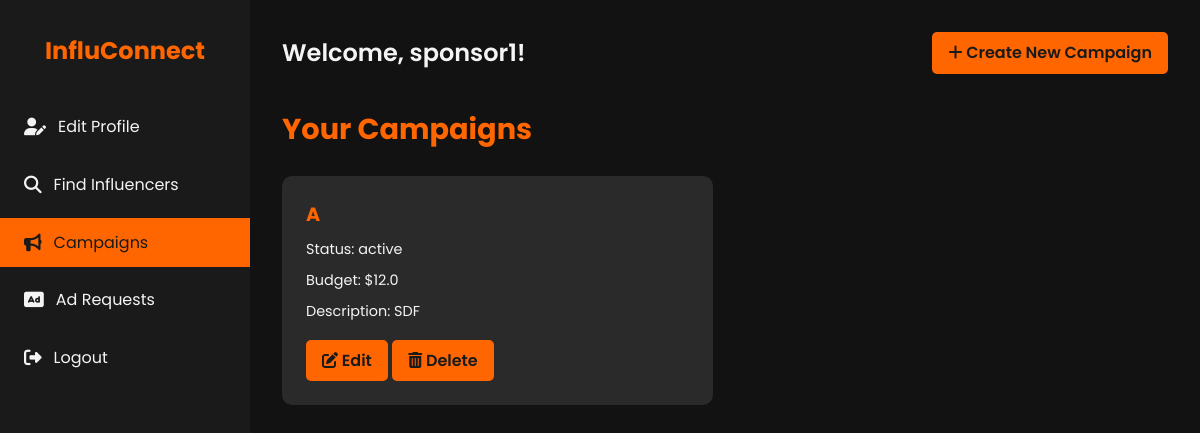
The page /sponsor (signed in) on the database its author committed.
### models.py (models this page shows, shortened)
class User(db.Model, UserMixin):
    id = db.Column(db.Integer, primary_key=True)
    username = db.Column(db.String(80), unique=True, nullable=False)
    password = db.Column(db.String(200), nullable=False)
    email = db.Column(db.String(120), unique=True, nullable=False)
    role = db.Column(db.String(50), nullable=False)  # admin, sponsor, influencer
    is_active = db.Column(db.Boolean, default=True)
    sponsor = db.relationship('Sponsor', back_populates='user', uselist=False)
    influencer = db.relationship('Influencer', back_populates='user', uselist=False)

class Campaign(db.Model):
    id = db.Column(db.Integer, primary_key=True)
    sponsor_id = db.Column(db.Integer, db.ForeignKey('sponsor.id', ondelete='SET NULL'), nullable=True)
    title = db.Column(db.String(120), nullable=False)
    company_name= db.Column(db.String(120), nullable=False)
    description = db.Column(db.Text)
    budget = db.Column(db.Float)
    category = db.Column(db.String(120))
    status = db.Column(db.String(50), nullable=False)  # active, completed, flagged
    start_date = db.Column(db.DateTime)
    end_date = db.Column(db.DateTime)
    is_public = db.Column(db.Boolean, default=True)
    sponsor = db.relationship('Sponsor', backref=db.backref('campaigns', lazy=True, cascade='all, delete-orphan'))

### app.py (the view)
    @app.route('/sponsor')
    @login_required
    @sponsor_required
    def sponsor():
        username = session.get('username', 'Guest')
        campaigns = Campaign.query.filter_by(sponsor_id=current_user.id).all()
        print("Username:", username)
        return render_template('sponsor.html', username=username, campaigns=campaigns)

### templates/sponsor.html (shortened to what this page needs)
<!DOCTYPE html>
<html lang="en">
<head>
    <link rel="stylesheet" href="https://cdnjs.cloudflare.com/ajax/libs/font-awesome/6.1.1/css/all.min.css">
</head>
<body>
    <div class="dashboard">
        <aside class="sidebar">
            <div class="logo">
                <h1>InfluConnect</h1>
            </div>
            <nav>
                <ul class="nav-menu">
                    <li class="nav-item">
                        <a href="{{ url_for('sponsor_profile') }}" class="nav-link">
                            <i class="fas fa-user-edit"></i> Edit Profile
                        </a>
                    </li>
                    <li class="nav-item">
                        <a href="{{ url_for('search_influencers') }}" class="nav-link">
                            <i class="fas fa-search"></i> Find Influencers
                        </a>
                    </li>
                    <li class="nav-item">
                        <a href="{{ url_for('campaigns_list') }}" class="nav-link active">
                            <i class="fas fa-bullhorn"></i> Campaigns
                        </a>
                    </li>
                    <li class="nav-item">
                        <a href="{{ url_for('create_ad_request') }}" class="nav-link">
                            <i class="fas fa-ad"></i> Ad Requests
                        </a>
                    </li>
                    <li class="nav-item">
                        <a href="{{ url_for('logout') }}" class="nav-link">
                            <i class="fas fa-sign-out-alt"></i> Logout
                        </a>
                    </li>
                </ul>
            </nav>
        </aside>
        <main class="main-content">
            <header class="header">
                <h1 class="welcome-text">Welcome, {{ current_user.username }}!</h1>
                <a href="{{ url_for('create_campaign') }}" class="btn">
                    <i class="fas fa-plus"></i> Create New Campaign
                </a>
            </header>
            <section>
                <h2 class="section-title">Your Campaigns</h2>
                {% if campaigns %}
                <div class="campaigns-grid">
                    {% for campaign in campaigns %}
                        <div class="campaign-card">
                            <h3 class="campaign-title">{{ campaign.title }}</h3>
                            <p class="campaign-info">Status: {{ campaign.status }}</p>
                            <p class="campaign-info">Budget: ${{ campaign.budget }}</p>
                            <p class="campaign-info">Description: {{ campaign.description|truncate(100) }}</p>
                            <div class="campaign-actions">
                                <a href="{{ url_for('update_campaign', campaign_id=campaign.id) }}" class="btn btn-edit">
                                    <i class="fas fa-edit"></i> Edit
                                </a>
                                <a href="{{ url_for('delete_campaign', campaign_id=campaign.id) }}" class="btn btn-delete" onclick="return confirm('Are you sure you want to delete this campaign?');">
                                    <i class="fas fa-trash-alt"></i> Delete
                                </a>
                            </div>
                        </div>
                    {% endfor %}
                    </div>
                {% endif %}
            </section>
        </main>
    </div>
</body>
</html>

### templates/sponsor.html (style rules this page uses)
:root { --primary-color: #1a1a1a; --secondary-color: #ff6600; --text-color: #f4f4f4; --bg-color: #121212; --card-bg-color: #2a2a2a; --hover-color: #ff8533; }
* { margin: 0; padding: 0; box-sizing: border-box; }
body { font-family: 'Poppins', sans-serif; line-height: 1.6; color: var(--text-color); background-color: var(--bg-color); }
.dashboard { display: flex; min-height: 100vh; }
.sidebar { width: 250px; background-color: var(--primary-color); padding: 2rem 0; position: fixed; height: 100vh; overflow-y: auto; }
.logo { text-align: center; margin-bottom: 2rem; }
.logo h1 { color: var(--secondary-color); font-size: 1.5rem; }
.nav-menu { list-style-type: none; }
.nav-item { margin-bottom: 0.5rem; }
.nav-link { display: flex; align-items: center; padding: 0.75rem 1.5rem; color: var(--text-color); text-decoration: none; transition: all 0.3s ease; }
.nav-link:hover, .nav-link.active { background-color: var(--secondary-color); color: var(--primary-color); }
.nav-link i { margin-right: 0.75rem; font-size: 1.1rem; }
.main-content { flex-grow: 1; margin-left: 250px; padding: 2rem; }
.header { display: flex; justify-content: space-between; align-items: center; margin-bottom: 2rem; }
.welcome-text { font-size: 1.5rem; font-weight: 600; }
.btn { background-color: var(--secondary-color); color: var(--primary-color); padding: 0.5rem 1rem; border: none; border-radius: 5px; cursor: pointer; font-weight: 600; transition: all 0.3s ease; text-decoration: none; display: inline-block; }
.section-title { margin-bottom: 1.5rem; font-size: 1.8rem; color: var(--secondary-color); }
.campaigns-grid { display: grid; grid-template-columns: repeat(auto-fill, minmax(300px, 1fr)); gap: 1.5rem; margin-top: 1rem; }
.campaign-card { background-color: var(--card-bg-color); border-radius: 10px; padding: 1.5rem; transition: all 0.3s ease; }
.campaign-title { font-size: 1.2rem; margin-bottom: 0.5rem; color: var(--secondary-color); }
.campaign-info { font-size: 0.9rem; margin-bottom: 0.5rem; }
.campaign-actions { margin-top: 1rem; }

### rows shown on the page
User: username "sponsor1"
Campaign: title "A", status "active", budget "12.0", description "SDF"
